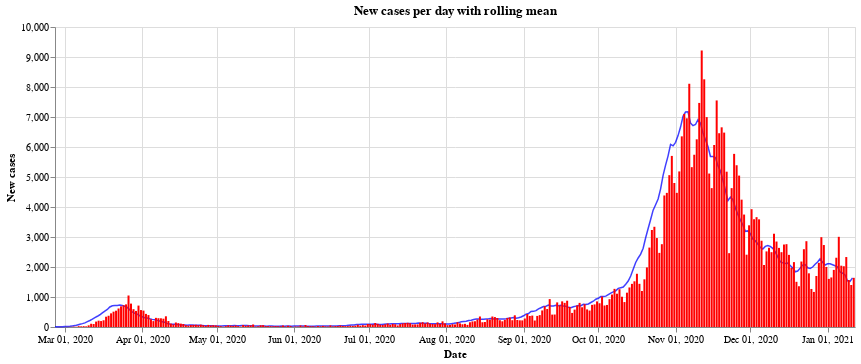

Notebook code for this chart:
### Code cell
#collapse
bars = alt.Chart(all_austria).mark_bar(
    color='red',
    opacity=1,
    size=2
).encode(
    x=alt.X("yearmonthdate(Time):T", axis=alt.Axis(title='Date')),
    y=alt.Y("AnzahlFaelle:Q", axis=alt.Axis(title='New cases')),
)

line = alt.Chart(all_austria).mark_line(
    color='blue',
    opacity=0.75,
    size=1.5,
).transform_window(
    rolling_mean='mean(AnzahlFaelle)',
    frame=[0, 7]
).encode(x='yearmonthdate(Time):T',
         y='rolling_mean:Q'
         ).properties(title='New cases per day with rolling mean', width=800)

alt.layer(line, bars, data=all_austria)

### Figure 1 — Vega-Lite specification as saved in the notebook (floating-point values rounded to 4 significant figures; data arrays with more than 128 entries replaced by an {"elided": "..."} marker saying what was removed)
{"config": {"view": {"continuousWidth": 400, "continuousHeight": 300}}, "layer": [{"mark": {"type": "line", "color": "blue", "opacity": 0.75, "size": 1.5}, "encoding": {"x": {"type": "temporal", "field": "Time", "timeUnit": "yearmonthdate"}, "y": {"type": "quantitative", "field": "rolling_mean"}}, "title": "New cases per day with rolling mean", "transform": [{"window": [{"op": "mean", "field": "AnzahlFaelle", "as": "rolling_mean"}], "frame": [0, 7]}], "width": 800}, {"mark": {"type": "bar", "color": "red", "opacity": 1, "size": 2}, "encoding": {"x": {"type": "temporal", "axis": {"title": "Date"}, "field": "Time", "timeUnit": "yearmonthdate"}, "y": {"type": "quantitative", "axis": {"title": "New cases"}, "field": "AnzahlFaelle"}}}], "data": {"name": "data-01d46d46cfd34cd2ad8b978452e859ef"}, "$schema": "https://vega.github.io/schema/vega-lite/v4.8.1.json", "datasets": {"data-01d46d46cfd34cd2ad8b978452e859ef": {"elided": "321 records"}}}
